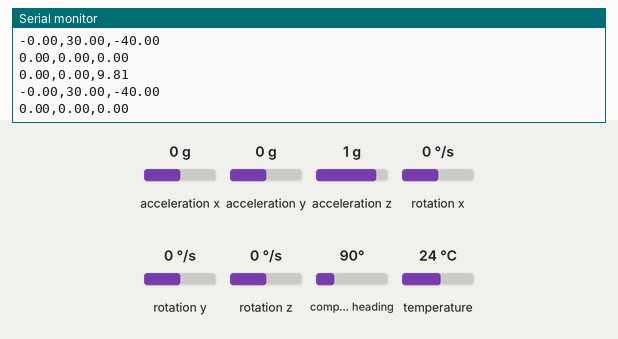
Bench run of a sketch on a simulated Arduino Uno, built with avr-gcc and run on an emulated ATmega328P. Parts: the last lines printed to the serial monitor. The inputs (shaded band) are chosen by the test bench; at power-on: acceleration x 0 g, acceleration y 0 g, acceleration z 1 g, rotation x 0 °/s, rotation y 0 °/s, rotation z 0 °/s, compass heading 90°, temperature 24 °C.

Above: at 1.2 s.
1.3 s: acceleration x set to -1.4 g
At 1.61 s:
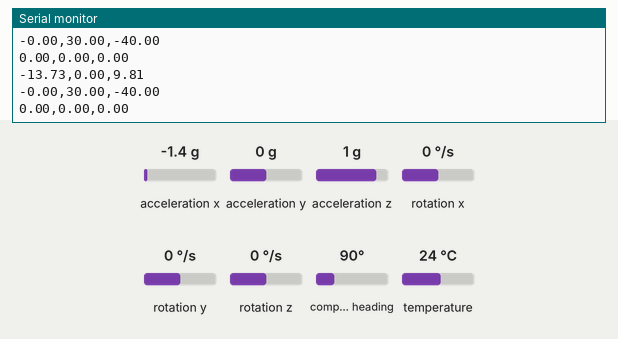
2.8 s: acceleration y set to -1.4 g
At 3.05 s:
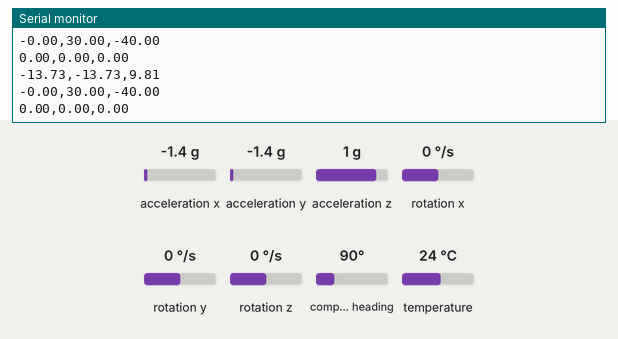
4.3 s: acceleration z set to -1.4 g
At 4.5 s:
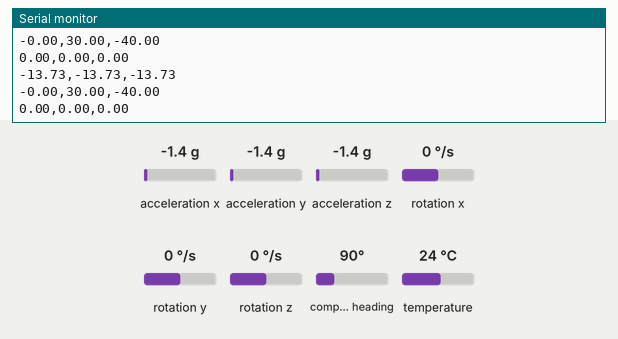
5.8 s: rotation x set to -192 °/s
At 6.15 s:
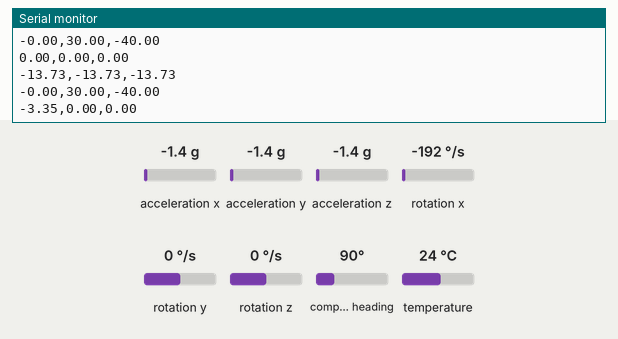
7.3 s: rotation y set to -192 °/s
At 7.59 s:
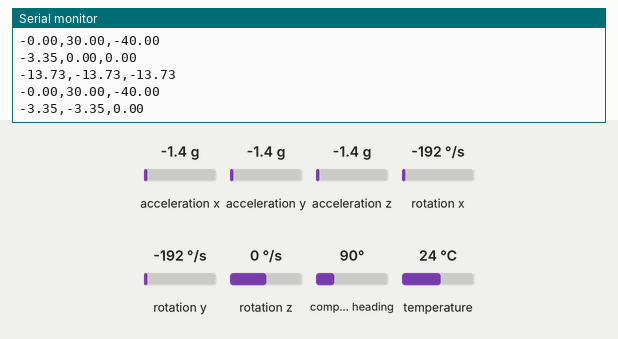
Timing chart, 0 to 9.8 s (numbered marks = the images above; inputs shaded):
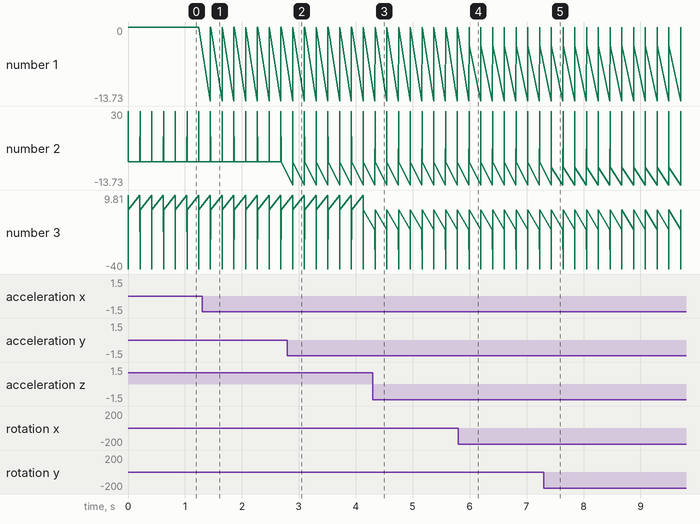

Measured:
- after the input at 1.3 s, the serial monitor: prints a new line after 0.15 s (image 1)
- after the input at 2.8 s, the serial monitor: prints a new line after 0.09 s (image 2)
- after the input at 4.3 s, the serial monitor: prints a new line at once (image 3)
- after the input at 5.8 s, the serial monitor: prints a new line after 0.19 s (image 4)
- after the input at 7.3 s, the serial monitor: prints a new line after 0.14 s (image 5)
- plotted number 1: 0 → -3.35 after the input at 5.8 s

The sketch:

project4.ino
```cpp
#include <Wire.h>
#include <SPI.h>
#include <Adafruit_LSM9DS1.h>
#include <Adafruit_Sensor.h> // not used in this demo but required!
#define LSM9DS1_XGCS 5
#define LSM9DS1_MCS 0

Adafruit_LSM9DS1 lsm = Adafruit_LSM9DS1(LSM9DS1_XGCS, LSM9DS1_MCS);

#define DECLINATION 15.35

void setupSensor()
{
  // 1.) Set the accelerometer range
  lsm.setupAccel(lsm.LSM9DS1_ACCELRANGE_2G);

  // 2.) Set the magnetometer sensitivity
  lsm.setupMag(lsm.LSM9DS1_MAGGAIN_4GAUSS);

  // 3.) Setup the gyroscope
  lsm.setupGyro(lsm.LSM9DS1_GYROSCALE_245DPS);
}

void setup()
{
  Serial.begin(115200);

  Serial.println("LSM9DS1 data read demo");

  // Try to initialise and warn if we couldn't detect the chip
  if (!lsm.begin())
  {
    Serial.println("Oops ... unable to initialize the LSM9DS1. Check your wiring!");
    while (1);
  }

  Serial.println("Found LSM9DS1 9DOF");
  // helper to just set the default scaling we want, see above!
  setupSensor();
}
void loop()
{
  lsm.read(); /* ask it to read in the data */
  /* Get a new sensor event */
  sensors_event_t a, m, g, temp;
  lsm.getEvent(&a, &m, &g, &temp);
  // Prints accel in the format "x,y,z" m/s^2
  Serial.print(a.acceleration.x); Serial.print(","); Serial.print(a.acceleration.y); Serial.print(","); Serial.print(a.acceleration.z);
  Serial.println();
  // Prints mag in formation "x,y,z" gauss
  Serial.print(m.magnetic.x); Serial.print(","); Serial.print(m.magnetic.y); Serial.print(","); Serial.print(m.magnetic.z);
  Serial.println();
  // Prints gyro in format "x,y,z" dps
  Serial.print(g.gyro.x); Serial.print(","); Serial.print(g.gyro.y); Serial.print(","); Serial.print(g.gyro.z);
  Serial.println();
  delay(200);
}
```
